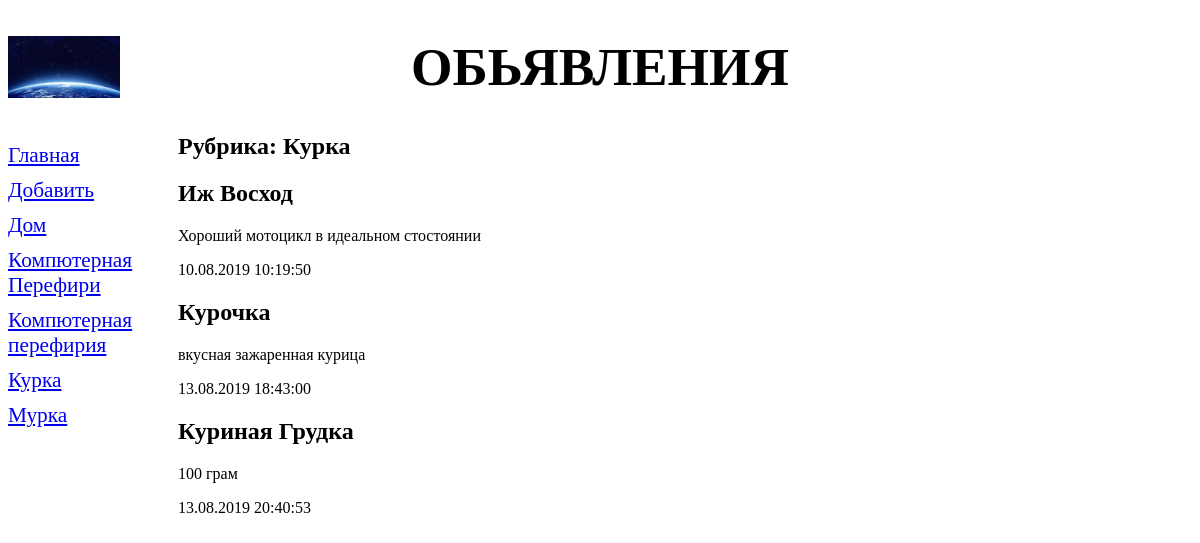
Page /2/ on the committed database.
### bboard/models.py (models this page shows, shortened)
class Rubric(models.Model):
    name = models.CharField(max_length=120, db_index=True, verbose_name='Название')
    class Meta:
        verbose_name_plural = 'Рубрики'
        verbose_name = 'Рубрика'
        ordering = ['name']

class Bb(models.Model):
    title = models.CharField(max_length=50, verbose_name='Товар')
    content = models.TextField(null=True, blank=True, verbose_name='Описание')
    price = models.FloatField(null=True, blank=True, verbose_name='Цена')
    published = models.DateTimeField(auto_now_add=True, db_index=True, verbose_name='Опубликовано')
    phone = models.FloatField(null=True, blank=True, verbose_name='Номер телефона')
    named = models.TextField(null=True, blank=True, verbose_name='Фамилия и имя')
    rubric = models.ForeignKey('Rubric', null=True, on_delete=models.PROTECT, verbose_name='Рубрика')

### bboard/views.py (the view)
# urls.py: path('<int:rubric_id>/', by_rubric, name='by_rubric'),
def by_rubric(request, rubric_id):
    bbs = Bb.objects.filter(rubric=rubric_id)
    rubrics = Rubric.objects.all()
    current_rubric = Rubric.objects.get(pk=rubric_id)
    context = {'bbs': bbs, 'rubrics': rubrics, 'current_rubric': current_rubric}
    return render(request, 'bboard/by_rubric.html', context)

### bboard/templates/bboard/by_rubric.html (shortened to what this page needs)
{% extends "layout/basic.html" %}
{% block content %}
<h2>Рубрика: {{ current_rubric.name }}</h2>
{% for bb in bbs %}
<div>
  <h2>{{ bb.title }}</h2>
  <p>{{ bb.content }}</p>
  <p>{{ bb.published|date:"d.m.Y H:i:s" }}</p>
</div>
{% endfor %}
{% endblock %}

### bboard/templates/layout/basic.html (shortened to what this page needs)
{% load static%}
<!DOCTYPE html>
<html lang="en">
<head>
    <link rel="stylesheet" type="text/css" href="{% static 'bboard/style.css' %}">
</head>
<body>
    <header>
        <h1>Обьявления</h1>
    </header>
    <nav>
        <a href="{% url 'index' %}">Главная</a>
        <a href="{% url 'add' %}">Добавить</a>
        {% for rubric in rubrics %}
        <a href="{% url 'by_rubric' rubric.pk %}">{{ rubric.name }}</a>
        {% endfor %}
    </nav>
    <section>
        {% block content %}
        {% endblock %}
    </section>
</body>
</html>

### bboard/static/bboard/style.css (style rules this page uses)
header h1 { font-size: 40pt; text-transform: uppercase; text-align: center; background: url("bg.jpg") left/auto 100% no-repeat ; }
nav { font-size: 16pt; width: 150px; float: left; }
nav a { display: block; margin: 10px 0px; }
section { margin-left: 170px; }

### rows in the picture
Rubric: name "Дом"
Rubric: name "Компютерная Перефири"
Rubric: name "Компютерная перефирия"
Rubric: name "Курка"
Rubric: name "Мурка"
Bb: title "Иж Восход", content "Хороший мотоцикл в идеальном стостоянии", published "10.08.2019 10:19:50"
Bb: title "Курочка", content "вкусная зажаренная курица", published "13.08.2019 18:43:00"
Bb: title "Куриная Грудка", content "100 грам", published "13.08.2019 20:40:53"
